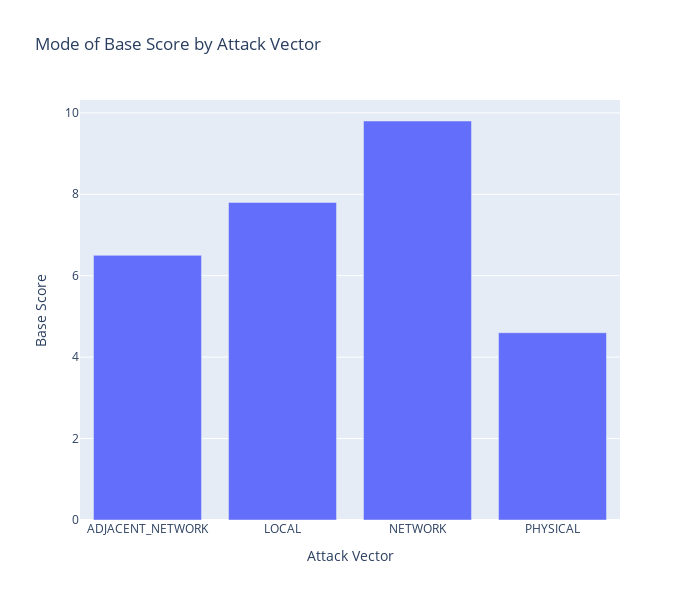

The cell this chart's notebook holds for it:
### Code cell
import pandas as pd
from pyspark.ml.feature import StringIndexer, OneHotEncoder
import plotly.express as px
from Utils.SparkSessionManager import SparkSessionManager
from Service.DataReader import DataReader
from Service.VMAnalyzer import VMAnalyzer
import json


spark = SparkSessionManager.create_session()
dt_reader = DataReader(spark)
with open('settings.json', 'r') as file:
    data = json.load(file)

local_settings = data['Local']
filepath = local_settings['filepath']
filename = local_settings['output']
output = local_settings['output']

csv_file, vmSchema = dt_reader.read_data(filepath, filename, output)
dt_analyzer = VMAnalyzer(spark, csv_file, vmSchema)
dataFrame = dt_analyzer.get_df()
#dt_analyzer.check_correlation(processed_df, "baseScore", "exploitabilityScore")
#dt_analyzer.plot_correlation(processed_df, "baseScore", "exploitabilityScore", 700, 600)
dt_analyzer.find_mode_category(dataFrame, "attackVector", "baseScore", "Attack Vector", "Base Score", 700, 600)

### Figure 1 — Plotly figure (JSON) as saved in the notebook; plotly's stock layout.template omitted (floating-point values rounded to 4 significant figures)
{"data": [{"alignmentgroup": "True", "hovertemplate": "Attack Vector=%{x}<br>Base Score=%{y}<extra></extra>", "legendgroup": "", "marker": {"color": "#636efa", "pattern": {"shape": ""}}, "name": "", "offsetgroup": "", "orientation": "v", "showlegend": false, "textposition": "auto", "type": "bar", "x": ["ADJACENT_NETWORK", "LOCAL", "NETWORK", "PHYSICAL"], "xaxis": "x", "y": [6.5, 7.8, 9.8, 4.6], "yaxis": "y"}], "layout": {"barmode": "relative", "height": 600, "legend": {"tracegroupgap": 0}, "title": {"text": "Mode of Base Score by Attack Vector"}, "width": 700, "xaxis": {"anchor": "y", "domain": [0, 1], "title": {"text": "Attack Vector"}}, "yaxis": {"anchor": "x", "domain": [0, 1], "title": {"text": "Base Score"}}}}
